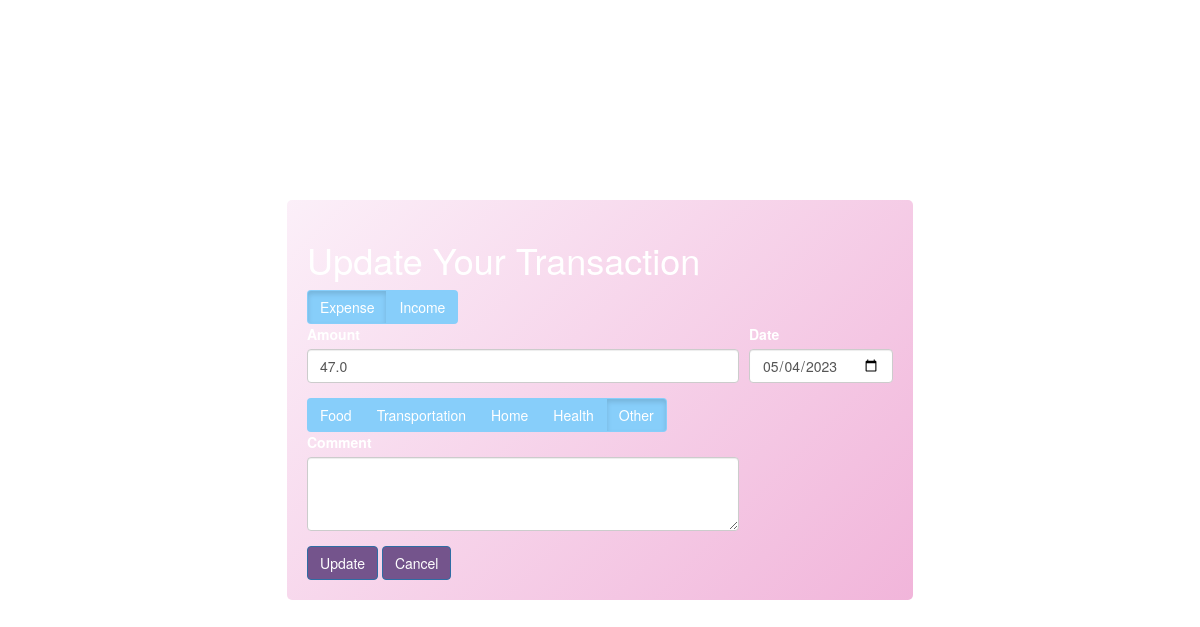
Page /40/update (signed in) on the earlier database version.
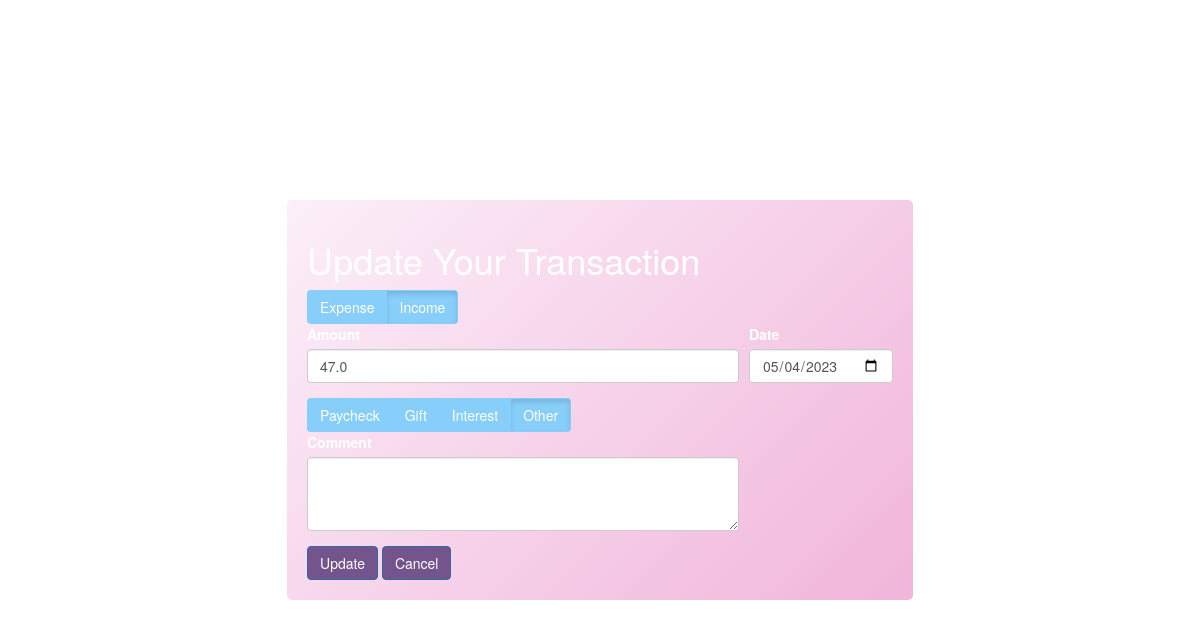
Same page on the later database version.
### project/models.py (models this page shows, shortened)
class Transaction(db.Model):
    id = db.Column(db.Integer, primary_key=True)
    amt=db.Column(db.Float,nullable=False)
    tag=db.Column(db.String,nullable=False)
    comment=db.Column(db.String,nullable=True)
    trans_created=db.Column(db.Date, default=date.today())
    account_id = db.Column(db.Integer, db.ForeignKey('account.id'), nullable=False, index=True)

### project/routes.py (the view, shortened to what this page needs)
@main.route("/<int:transaction_id>/update",methods=['POST','GET'])
@login_required
def update_transaction(transaction_id):
    transaction=Transaction.query.get(transaction_id)
    account=Account.query.get(transaction.account_id)
    user=User.query.get(account.user_id)
    if current_user.id==user.id:
        if request.method=='GET':
            return render_template('update_transaction.html',transaction=transaction,user_id=user.id)
    else:
        return redirect(url_for('main.user_main_page',user_id=current_user.id))

### project/auth.py (called while the page is built)
def load_user(id):
    return User.query.get(int(id))

### project/templates/update_transaction.html (shortened to what this page needs)
<!DOCTYPE html>
<html lang="en">
  <head>
    <link
      rel="stylesheet"
      href="https://maxcdn.bootstrapcdn.com/bootstrap/3.4.1/css/bootstrap.min.css"
    />
    <link rel="stylesheet" href="{{url_for('static',filename='css/transaction_styles.css')}}" />
  </head>
  <body>
    <div class="Add">
      <h1>Update Your Transaction</h1>
      <form action="{{ url_for('main.update_transaction',transaction_id=transaction.id) }}" method="post">
        <div class="btn-group btn-group-toggle mb-3" data-toggle="buttons">
            <label class="btn btn-secondary {% if transaction.amt < 0 %}active {% endif%}expensebtn">
                <input type="radio" name="toggle" id="option1" autocomplete="off" value="expense" checked> Expense
            </label>
            <label class="btn btn-secondary {% if transaction.amt > 0 %}active {% endif%}incomebtn">
                <input type="radio" name="toggle" id="option2" autocomplete="off" value="income"> Income
            </label>
        </div>
        <div class="gridbox">
          <div class="input-text">
            <div class="form-group">
              <label for="amount">Amount</label>
              {%if (transaction.amt<0)%}
                <input type="number" class="form-control" value='{{0-(transaction.amt)}}'id="amount" name="amount" step='0.01' min='0.00'required>
              {%else%}
                <input type="number" class="form-control" value='{{(transaction.amt)}}'id="amount" name="amount" step='0.01' min='0.00'required>
              {%endif%}
            </div>
        <div class="btn-group btn-group-toggle mb-3 expense-tags" {% if transaction.amt<0 %} style="display:flex;" {% else %} style="display:none;" {% endif %} data-toggle="buttons">
          <label for="remove-element" class="btn btn-secondary {% if transaction.tag=='Food' %}active {% endif%}">
            <input type="radio" name="tag" id="foodbtn" autocomplete="off" value="Food" checked> Food
          </label>
          <label for="remove-element" class="btn btn-secondary {% if transaction.tag == 'Transportation' %}active {% endif%}">
            <input type="radio" name="tag" id="transportationbtn" autocomplete="off" value="Transportation"> Transportation
          </label>
          <label for="remove-element" class="btn btn-secondary {% if transaction.tag == 'home' %}active {% endif%}">
            <input type="radio" name="tag" id="homebtn" autocomplete="off" value="Home"> Home
          </label>
          <label for="remove-element" class="btn btn-secondary {% if transaction.tag == 'Health' %}active {% endif%}">
            <input type="radio" name="tag" id="healthbtn" autocomplete="off" value="Health"> Health
          </label>
          <label class="btn btn-secondary {% if transaction.amt<0 and transaction.tag == 'Other'%}active {% endif%}">
            <input type="radio" name="tag" id="otherbtn" autocomplete="off" value="Other"> Other
          </label>
        </div>
        <div class="btn-group btn-group-toggle mb-3 income-tags" {% if transaction.amt>0 %} style="display:flex;" {% else %} style="display:none;" {% endif %} data-toggle="buttons">
          <label class="btn btn-secondary {% if transaction.tag == 'Paycheck' %}active {% endif%}">
            <input class="paycheck_btn" type="radio" name="tag" id="foodbtn" autocomplete="off" value="Paycheck" checked> Paycheck
          </label>
          <label class="btn btn-secondary {% if transaction.tag == 'Gift' %}active {% endif%}">
            <input class="gift_btn" type="radio" name="tag" id="transportationbtn" autocomplete="off" value="Gift"> Gift
          </label>
          <label class="btn btn-secondary {% if transaction.tag == 'Interest' %}active {% endif%}">
            <input class="interest_btn" type="radio" name="tag" id="homebtn" autocomplete="off" value="Interest"> Interest
          </label>
          <label class="btn btn-secondary active {% if transaction.tag == 'Other' and transaction.amt>0 %}active {% endif%}">
            <input class="other_btn" type="radio" name="tag" id="otherbtn" autocomplete="off" value="Other"> Other
          </label>
        </div>
            <div class="form-group">
              <label for="comment">Comment</label>
              <textarea class="form-control" id="comment" name="comment" rows="3">{{transaction.comment}}</textarea>
            </div>
          </div>
          <div class="input-date">
            <div class="form-group">
              <label for="date">Date</label>
              <input type="date" class="form-control" id="date" name="date" value='{{transaction.trans_created}}' required>
            </div>
          </div>
        </div>
        <button type="submit" class="btn btn-primary">Update</button>
        <a href="{{url_for('main.view_transaction',transaction_id=transaction.id)}}"><button type="button" formnovalidate class="btn btn-primary">Cancel</button></a>
      </div>
  </body>
</html>

### project/static/css/transaction_styles.css (style rules this page uses)
body { background-image: url("../images/background4.jpg"); height: 100vh; display: flex; align-items: center; justify-content: center; background-repeat: no-repeat; background-size: cover; background-position: center; color: white; }
h1 { color: white; }
.btn-secondary { background-color: lightskyblue; }
.btn-primary { background-color: #74548c; }
.gridbox { display: grid; grid-template-columns: 3fr 1fr; gap: 10px }
.Add { background: linear-gradient(135deg, rgba(243, 203, 234, 0.3), rgba(209, 10, 133, 0.3)); padding: 20px; border-radius: 5px; }
.Add h1 { color: white; }

Differences in the rows shown:
changed Transaction: amt -47 → 47 (drawn)
Other differences:
text no longer shown: "Food Transportation Home Health"
text now shown: "Paycheck Gift Interest"
